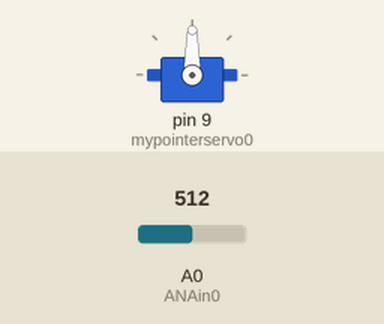
Recording of a sketch running on a simulated Arduino Uno, built with avr-gcc and run on an emulated ATmega328P. Parts: servo. Inputs (shaded band) come from the test bench; at power-on: A0 (ANAin0) = 512.

Above: at 1.2 s.
1.3 s: A0 (ANAin0) set to 716
At 2.1 s:
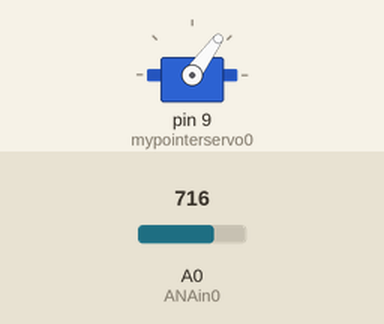
2.8 s: A0 (ANAin0) set to 900
At 4.0 s:
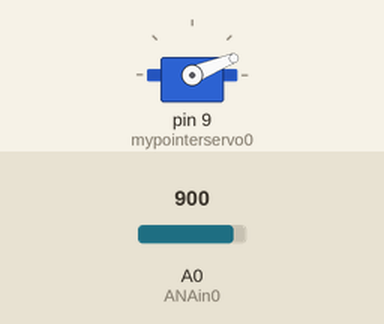
4.3 s: A0 (ANAin0) set to 1023
At 5.5 s:
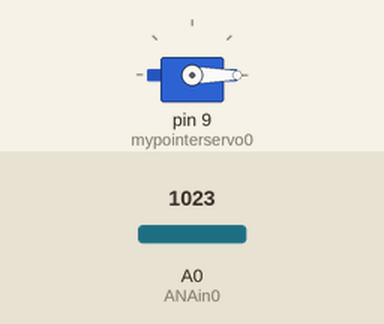
5.8 s: A0 (ANAin0) set to 306
At 6.5 s:
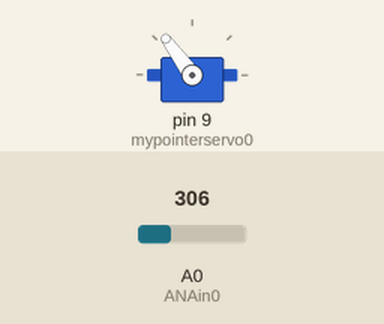
7.3 s: A0 (ANAin0) set to 122
At 7.9 s:
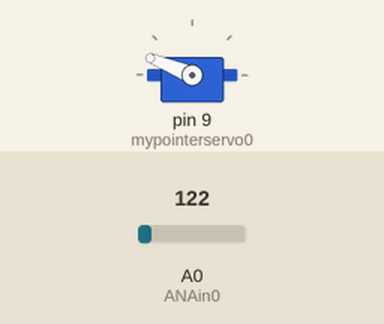
8.8 s: A0 (ANAin0) set to 511
At 10.0 s:
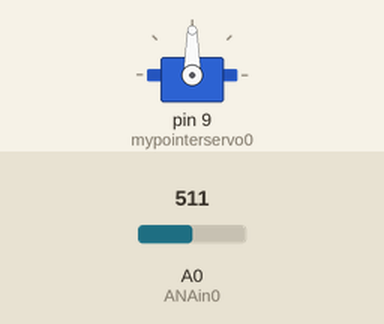
Timing chart, 0 to 11.3 s (numbered marks = the images above; inputs shaded):
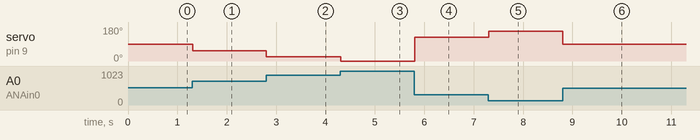

The sketch:

pointer_instrument.ino
```cpp
// Controlling a servo position by voltage from 0 V to 5 V
// and display it on al scale by pointer moved by servo.

#include <Servo.h>

Servo mypointerservo0;  // create servo object to control a servo

int ANAin0 = 0;         // analog pin 0 used to measure a voltage over two cables
                        // the pin is protected over a diode and a resistor.
int ANAval0;            // variable to read the value from the analog pin

void setup()
{
  mypointerservo0.attach(9);  // attaches the servo on pin 9 to the servo object
}

void loop()
{
  ANAval0 = analogRead(ANAin0);                // reads the value of the voltage up to 5 V (value between 0 and 1023)
  ANAval0 = map(ANAval0, 0, 1023, 179, 0);     // scale it to use it with the servo (value between 0 and 180) and this reverse!
  mypointerservo0.write(ANAval0);              // sets the servo position according to the measured voltage
  delay(15);                                   // waits for the servo to get there
}
```

Measured:
- after the input at 1.3 s, servo on pin 9 (mypointerservo0): 90° → 54° at once
- after the input at 2.8 s, servo on pin 9 (mypointerservo0): 54° → 22° at once
- after the input at 4.3 s, servo on pin 9 (mypointerservo0): 22° → 0° at once
- after the input at 5.8 s, servo on pin 9 (mypointerservo0): 0° → 126° at once
- after the input at 7.3 s, servo on pin 9 (mypointerservo0): 126° → 158° at once
- after the input at 8.8 s, servo on pin 9 (mypointerservo0): 158° → 90° at once
